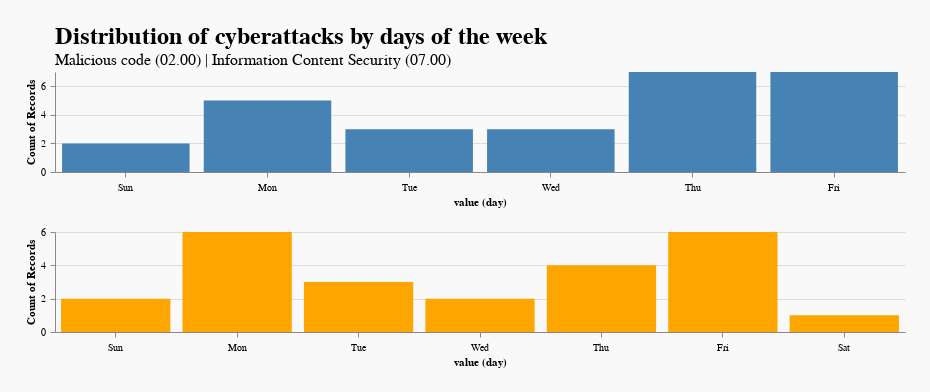

The notebook cell this image was saved under:
### Code cell
alt.vconcat(
    mal,
    ics
).properties(background = '#F9F9F9', padding = 25,
             title = alt.TitleParams(
        text = 'Distribution of cyberattacks by days of the week',
        subtitle = 'Malicious code (02.00) | Information Content Security (07.00)'
    )).configure_view(
    strokeWidth = 0
).configure_axis(
    labelPadding = 5
).configure_title(
    anchor = 'start',
    frame = 'group',
    fontSize = 24,
    subtitleFontSize = 16)

### Figure 1 — Vega-Lite specification as saved in the notebook (floating-point values rounded to 4 significant figures)
{"config": {"view": {"continuousWidth": 400, "continuousHeight": 300, "strokeWidth": 0}, "axis": {"labelPadding": 5}, "title": {"anchor": "start", "fontSize": 24, "frame": "group", "subtitleFontSize": 16}}, "vconcat": [{"mark": {"type": "bar", "color": "steelblue", "interpolate": "step-after"}, "encoding": {"x": {"type": "ordinal", "field": "value", "timeUnit": "day"}, "y": {"type": "quantitative", "aggregate": "count", "axis": {"tickMinStep": 1}}}, "height": 100, "transform": [{"filter": {"equal": "Malicious code (02.00)", "field": "variable"}}], "width": 850}, {"mark": {"type": "bar", "color": "orange", "interpolate": "step-after"}, "encoding": {"x": {"type": "ordinal", "field": "value", "timeUnit": "day"}, "y": {"type": "quantitative", "aggregate": "count", "axis": {"tickMinStep": 1}}}, "height": 100, "transform": [{"filter": {"equal": "Information Content Security (07.00)", "field": "variable"}}], "width": 850}], "background": "#F9F9F9", "data": {"name": "data-69012b8a8518f9590780fd1b61166f47"}, "padding": 25, "title": {"text": "Distribution of cyberattacks by days of the week", "subtitle": "Malicious code (02.00) | Information Content Security (07.00)"}, "$schema": "https://vega.github.io/schema/vega-lite/v4.8.1.json", "datasets": {"data-69012b8a8518f9590780fd1b61166f47": [{"variable": "Malicious code (02.00)", "value": "2022-01-27T00:00:00"}, {"variable": "Malicious code (02.00)", "value": "2022-01-28T00:00:00"}, {"variable": "Malicious code (02.00)", "value": "2022-01-28T00:00:00"}, {"variable": "Malicious code (02.00)", "value": "2022-02-01T00:00:00"}, {"variable": "Malicious code (02.00)", "value": "2022-02-16T00:00:00"}, {"variable": "Malicious code (02.00)", "value": "2022-02-28T00:00:00"}, {"variable": "Malicious code (02.00)", "value": "2022-03-07T00:00:00"}, {"variable": "Malicious code (02.00)", "value": "2022-03-09T00:00:00"}, {"variable": "Malicious code (02.00)", "value": "2022-03-10T00:00:00"}, {"variable": "Malicious code (02.00)", "value": "2022-03-14T00:00:00"}, {"variable": "Malicious code (02.00)", "value": "2022-03-17T00:00:00"}, {"variable": "Malicious code (02.00)", "value": "2022-03-17T00:00:00"}, {"variable": "Malicious code (02.00)", "value": "2022-03-18T00:00:00"}, {"variable": "Malicious code (02.00)", "value": "2022-03-21T00:00:00"}, {"variable": "Malicious code (02.00)", "value": "2022-03-22T00:00:00"}, {"variable": "Malicious code (02.00)", "value": "2022-03-25T00:00:00"}, {"variable": "Malicious code (02.00)", "value": "2022-03-28T00:00:00"}, {"variable": "Malicious code (02.00)", "value": "2022-04-03T00:00:00"}, {"variable": "Malicious code (02.00)", "value": "2022-04-07T00:00:00"}, {"variable": "Malicious code (02.00)", "value": "2022-04-07T00:00:00"}, {"variable": "Malicious code (02.00)", "value": "2022-04-08T00:00:00"}, {"variable": "Malicious code (02.00)", "value": "2022-04-17T00:00:00"}, {"variable": "Malicious code (02.00)", "value": "2022-04-26T00:00:00"}, {"variable": "Malicious code (02.00)", "value": "2022-04-27T00:00:00"}, {"variable": "Malicious code (02.00)", "value": "2022-05-06T00:00:00"}, {"variable": "Malicious code (02.00)", "value": "2022-05-06T00:00:00"}, {"variable": "Malicious code (02.00)", "value": "2022-05-12T00:00:00"}, {"variable": "Information Content Security (07.00)", "value": "2022-01-14T00:00:00"}, {"variable": "Information Content Security (07.00)", "value": "2022-01-27T00:00:00"}, {"variable": "Information Content Security (07.00)", "value": "2022-01-28T00:00:00"}, {"variable": "Information Content Security (07.00)", "value": "2022-02-01T00:00:00"}, {"variable": "Information Content Security (07.00)", "value": "2022-02-28T00:00:00"}, {"variable": "Information Content Security (07.00)", "value": "2022-03-07T00:00:00"}, {"variable": "Information Content Security (07.00)", "value": "2022-03-07T00:00:00"}, {"variable": "Information Content Security (07.00)", "value": "2022-03-09T00:00:00"}, {"variable": "Information Content Security (07.00)", "value": "2022-03-10T00:00:00"}, {"variable": "Information Content Security (07.00)", "value": "2022-03-17T00:00:00"}, {"variable": "Information Content Security (07.00)", "value": "2022-03-18T00:00:00"}, {"variable": "Information Content Security (07.00)", "value": "2022-03-21T00:00:00"}, {"variable": "Information Content Security (07.00)", "value": "2022-03-25T00:00:00"}, {"variable": "Information Content Security (07.00)", "value": "2022-03-28T00:00:00"}, {"variable": "Information Content Security (07.00)", "value": "2022-03-28T00:00:00"}, {"variable": "Information Content Security (07.00)", "value": "2022-04-02T00:00:00"}, {"variable": "Information Content Security (07.00)", "value": "2022-04-03T00:00:00"}, {"variable": "Information Content Security (07.00)", "value": "2022-04-12T00:00:00"}, {"variable": "Information Content Security (07.00)", "value": "2022-04-17T00:00:00"}, {"variable": "Information Content Security (07.00)", "value": "2022-04-26T00:00:00"}, {"variable": "Information Content Security (07.00)", "value": "2022-04-27T00:00:00"}, {"variable": "Information Content Security (07.00)", "value": "2022-05-06T00:00:00"}, {"variable": "Information Content Security (07.00)", "value": "2022-05-06T00:00:00"}, {"variable": "Information Content Security (07.00)", "value": "2022-05-12T00:00:00"}]}}
